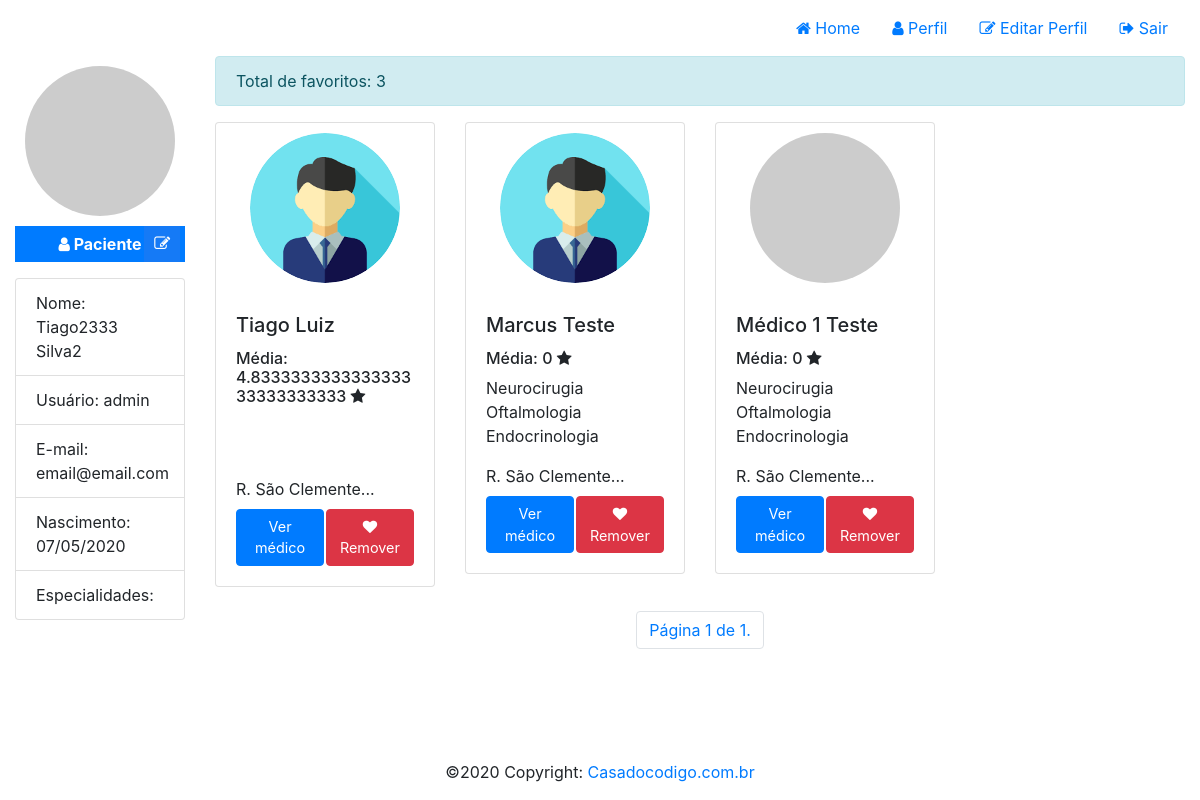
/profile/ (signed in), run on the app's committed database.
### medicSearch/models/Profile.py (models this page shows, shortened)
class Profile(models.Model):
    user = models.OneToOneField(User, on_delete=models.CASCADE)
    role = models.IntegerField(choices=ROLE_CHOICE, default=3)
    birthday = models.DateField(default=None, null=True, blank=True)
    created_at = models.DateTimeField(auto_now_add=True)
    updated_at = models.DateTimeField(auto_now=True)
    token = models.CharField(max_length=256, null=True, blank=True)
    image = models.ImageField(null=True, blank=True)
    favorites = models.ManyToManyField(User, blank=True, related_name='favorites', verbose_name='Favoritos', help_text="Este campo é destinado aos usuários de perfil paciente.")
    specialties = models.ManyToManyField(Speciality, blank=True, related_name='specialties', verbose_name='Especialidades', help_text="Este campo é destinado aos usuários de perfil médico.")
    addresses = models.ManyToManyField(Address, blank=True, related_name='addresses', verbose_name='Endereços', help_text="Este campo é destinado aos usuários de perfil médico.")
    def show_scoring_average(self):
        from .Rating import Rating
        try:
            ratings = Rating.objects.filter(user_rated=self.user).aggregate(Sum('value'), Count('user'))
            scoring_average = ratings['value__sum'] / ratings['user__count']
            return scoring_average
        except:
            return 0
    def show_favorites(self):
        ids = [result.id for result in self.favorites.all()]
        return Profile.objects.filter(user__id__in=ids)
    def show_ratings(self):
        from .Rating import Rating
        return Rating.objects.filter(user_rated=self.user)

### medicSearch/models/Address.py (models this page shows, shortened)
class Address(models.Model):
    neighborhood = models.ForeignKey(Neighborhood, related_name='neighborhood', on_delete=models.CASCADE)
    name = models.CharField(null=False, max_length=100)
    address = models.CharField(null=False, max_length=255)
    latitude = models.DecimalField(max_digits=9, decimal_places=7)
    longitude = models.DecimalField(max_digits=9, decimal_places=7)
    opening_time = models.TimeField()
    closing_time = models.TimeField()
    days_week = models.ManyToManyField(DayWeek, blank=True, related_name='days_week')
    phone = models.CharField(null=True, blank=True, max_length=50)
    status = models.BooleanField(default=True)
    created_at = models.DateTimeField(auto_now_add=True)
    updated_at = models.DateTimeField(auto_now=True)

### medicSearch/models/Speciality.py (models this page shows)
class Speciality(models.Model):
    name = models.CharField(null=False, max_length=100)
    status = models.BooleanField(default=True)
    created_at = models.DateTimeField(auto_now_add=True)
    updated_at = models.DateTimeField(auto_now=True)
    def __str__(self):
        return '{}'.format(self.name)

### medicSearch/views/ProfileView.py (the view)
def list_profile_view(request, id=None):
    profile = None
    if id is None and request.user.is_authenticated:
        profile = Profile.objects.filter(user=request.user).first()
    elif id is not None and request.user.is_authenticated:
        profile = Profile.objects.filter(user__id=id).first()
    elif not request.user.is_authenticated:
        return redirect(to='/')
    favorites = profile.show_favorites()
    if len(favorites) > 0:
        paginator = Paginator(favorites, 8)
        page = request.GET.get('page')
        favorites = paginator.get_page(page)
    ratings = profile.show_ratings()
    if len(ratings) > 0:
        paginator = Paginator(ratings, 8)
        page = request.GET.get('page')
        ratings = paginator.get_page(page)
    context = {
        'profile': profile,
        'favorites': favorites,
        'ratings': ratings
    }
    return render(request, template_name='profile/profile.html', context=context, status=200)

### medicSearch/templates/profile/profile.html (shortened to what this page needs)
{% extends "base.html" %}
{% load static %}
{% block styles %}<link rel="stylesheet" href="{% static 'css/profile.css' %}">{% endblock %}
{% block content %}
<div id="content">
    <div class="container-fluid">
        <div class="row">
            <div class="col-xs-12 col-md-2" id="profile-area">
                <div id="image-profile" style="background-image: url('/media/{{profile.image}}');"></div>
                {% if profile.role == 1 %}
                <p class="badge badge-primary text-center" id="badge-role"><i class="fa fa-building"></i> Administrador</p>
                {% elif profile.role == 2 %}
                <p class="badge badge-primary text-center" id="badge-role"><i class="fa fa-user-md"></i> Médico</p>
                {% else %}
                <p class="badge badge-primary text-center" id="badge-role"><i class="fa fa-user"></i> Paciente</p>
                {% endif %}
                {% if profile.user.id == request.user.id %}
                <a id="icon-edit" href="/profile/edit"><i class="fa fa-edit"></i></a>
                {% endif %}
                <ul class="list-group">
                    <li class="list-group-item">Nome: {{profile.user.get_full_name | default:"Sem nome"}}</li>
                    <li class="list-group-item">Usuário: {{profile.user.username | default:"Sem usuário"}}</li>
                    <li class="list-group-item">E-mail: {{profile.user.email | default:"Sem e-mail"}}</li>
                    <li class="list-group-item">Nascimento: {{profile.birthday | date:'d/m/Y' | default:"Sem data"}}</li>
                    <li class="list-group-item">Especialidades: {{ profile.specialties.all | join:", " }}</li>
                </ul>
            </div>
            {% if profile.role == 1 or profile.role == 3 %}
            <div class="col-xs-12 col-md-10" id="favorites-area">
                <div class="alert alert-info">Total de favoritos: {{favorites | length}}</div>
                <div class="row">
                    {% for favorite in favorites %}
                    <div class="col-xs-12 col-md-3 col-lg-3">
                        <div class="card mb-4">
                            <div class="image-circle" style="background-image: url('/media/{{favorite.image}}');"></div>
                            <div class="card-body">
                                <h5 class="card-title">{{favorite.user.get_full_name}}</h5>
                                <h6>Média: {{favorite.show_scoring_average}} <i class="fa fa-star"></i></h6>
                                <ul class="specialties">
                                    {% for speciality in favorite.specialties.all %}
                                    <li>{{speciality}}</li>
                                    {% endfor %}
                                </ul>
                                <div class="address mb-2">
                                    {{favorite.addresses.first.address | default:"Nenhum endereço." | slice:":15"}}...
                                </div>
                                <a href="/profile/{{favorite.id}}" class="btn btn-primary btn-card">Ver médico</a>
                                {% if user.is_authenticated %}
                                <form method="POST" action="/medic/favorite/remove">
                                    <button type="submit" class="btn btn-danger btn-card"><i class="fa fa-heart"></i> Remover</button>
                                </form>
                                {% endif %}
                            </div>
                        </div>
                    </div>
                    {% endfor %}
                </div>
                <div class="row">
                    <nav aria-label="Page navigation" class="navigation">
                      <ul class="pagination">
                          <li class="page-item"><a class="page-link" href="#">Página {{ favorites.number }} de {{ favorites.paginator.num_pages }}.</a></li>
                      </ul>
                    </nav>
                </div>
            </div>
            {% endif %}
        </div>
    </div>
</div>
{% endblock %}

### medicSearch/static/css/global.css (style rules this page uses)
#content { min-height: calc(100vh - 112px); }
.image-circle { width: 150px; height: 150px; border-radius: 100%; margin: 10px auto; background-size: contain; background-color: #ccc; }
.btn-card { width: 49.5%; float: left; font-size: 0.9em; }
.btn-card:last-child { margin-left: 1%; }
.specialties { padding: 0; list-style: none; min-height: 46px; }
.navigation { margin: 0 auto; }

### medicSearch/static/css/profile.css (style rules this page uses)
#image-profile { width: 150px; height: 150px; background-size: contain; margin: 10px auto; background-color: #ccc; border-radius: 100%; }
#badge-role { width: 100%; padding: 10px 0; font-size: 1em; float: left; border-radius: 0; }
#icon-edit { width: 35.56px; height: 35.56px; border-radius: 0; float: left; text-align: center; line-height: 35.56px; color: #fff; font-weight: bold; background-color: #157af6; position: absolute; right: 20px; }
ul.list-group { float: left; width: 100%; }

### data on the page
Profile: user.get_full_name "Tiago2333 Silva2", user.username "admin", user.email "email@email.com", birthday "07/05/2020"
Profile: image (picture), user.get_full_name "Tiago Luiz", show_scoring_average "4.833333333333333333333333333", addresses.first.address "R. São Clemente"
Profile: image (picture), user.get_full_name "Marcus Teste", show_scoring_average "0", addresses.first.address "R. São Clemente"
Speciality: name "Neurocirugia"
Speciality: name "Oftalmologia"
Speciality: name "Endocrinologia"
Profile: user.get_full_name "Médico 1 Teste", show_scoring_average "0", addresses.first.address "R. São Clemente"

### other printed values
{{ favorites | length }} "3"
{{ favorites.number }} "1"
{{ favorites.paginator.num_pages }} "1"
